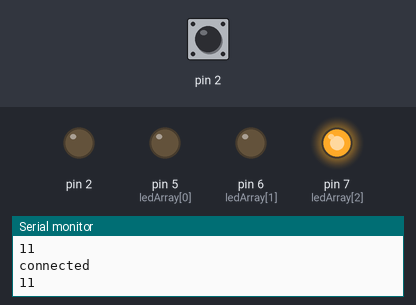
A sketch run on a simulated Arduino Uno, built with avr-gcc and run on an emulated ATmega328P. Shown: output pins drawn as LEDs (lit = HIGH), the last lines printed to the serial monitor. The test bench sets the inputs (shaded band); at power-on: pin 2 HIGH. WiFi joins after 1.5 s; servers stay silent unless stated; uploads are accepted with an empty reply.

Above: at 1.2 s.
1.3 s: pin 2 pulled LOW for 0.15 s
At 2.11 s:
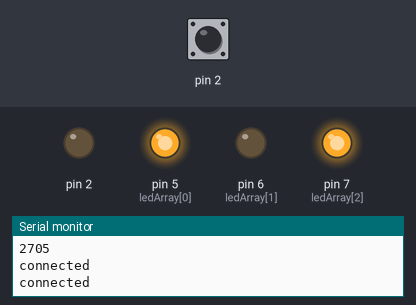
At 6.9 s:
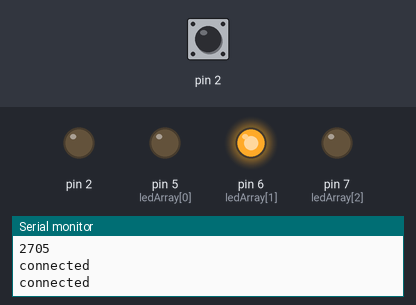
Timing chart, 0 to 21.4 s (numbered marks = the images above; inputs shaded):
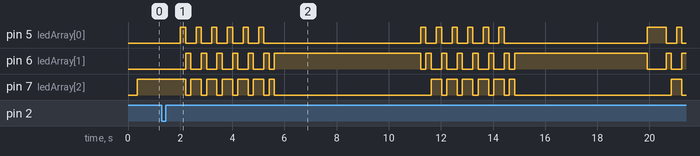

Measured:
- after the input at 1.3 s, pin 5 (ledArray[0]): LOW → HIGH after 0.71 s, → LOW 0.20 s later, → HIGH 0.40 s later, → LOW 0.20 s later, … (28 changes in this stretch); pin 6 (ledArray[1]): LOW → HIGH after 0.91 s, → LOW 0.20 s later, → HIGH 0.40 s later, → LOW 0.20 s later, … (31 changes in this stretch)

The sketch:

namaste.ino
```cpp
#include <SPI.h>
#include <Ethernet.h>


// Enter a MAC address for your controller below.
// Newer Ethernet shields have a MAC address printed on a sticker on the shield
byte mac[] = { 0xDE, 0xAD, 0xBE, 0xEF, 0xFE, 0xED };
// if you don't want to use DNS (and reduce your sketch size)
// use the numeric IP instead of the name for the server:
//IPAddress server(74,125,232,128);  // numeric IP for Google (no DNS)
char server[] = "169.254.129.244";    // name address for Google (using DNS)
// Set the static IP address to use if the DHCP fails to assign
IPAddress ip(169,254,129,243);

// Initialize the Ethernet client library
// with the IP address and port of the server
// that you want to connect to (port 80 is default for HTTP):
EthernetClient client;


int status = 0;
long init1 = 0;
boolean fatto = false;
long media = 0;
int readCount = 0;
int numeroGiochi = 0;
boolean special = false;
int proximityValue = 300; //il valore minimo per far partire fabryz con il responso
int specialGameNumber = 2; //quante giocate prima di far partire la special?
void setup() {

  initCapacitive();

  // Open serial communications and wait for port to open:
  Serial.begin(9600);

  // Inizializza scheda ethernet senza DHCP
  Ethernet.begin(mac, ip);

  // Inizializza leds
  initLeds();
}

void loop() {

  media += getCapacitive();

  if(readCount == 10){
    Serial.println(media / 10);
      if(numeroGiochi == specialGameNumber ){ //se sono alla N giocata parte special max
        special = true;
        specialFabryz();
      }
    sendNode(media / 10,special);

    if(media/10 < proximityValue){
      almostThere();
    }
    if(media / 10 > proximityValue){ // ho raggiunto la prossimità necessaria. Parte l'animazione di fabryz e dopo tot secondi si riparte
      sendNode(media / 10,special);
      special = false;
      //  Accendi i led in sequenza
      lightMultipleLeds();
      youGotIt();
      numeroGiochi++; //conto il numero di giocate, in modo che alla 3 faccio partire la special max
      startThinking();
    }
    readCount = 0;
    media = 0;
  }
  else{
    readCount++;
  }

  //  Wait every 10ms
  delay(5);
}

void startThinking(){
  delay(5000);
}

void almostThere(){
  lightYellowLed();
}
void youGotIt(){
  lightGreenLed();
}

void specialFabryz(){
  lightBlueLed();
}
```

capacitor.ino
```cpp
#include <CapacitiveSensor.h>

CapacitiveSensor cs_4_2 = CapacitiveSensor(4,2);

void initCapacitive() {
  //  turn off autocalibrate on channel 1 - just as an example
  //  a noi fa comodo che mantenga la stessa sensibilità alla vicinanza nel tempo
  cs_4_2.set_CS_AutocaL_Millis(0xFFFFFFFF);
}

long getCapacitive() {
  //  Valore in arrivo dal sensore capacitivo
  return cs_4_2.capacitiveSensor(30);
}
```

leds.ino
```cpp
long intervalValue = 200;
int currentLed = 0;
int lightCount = 5; //quanti giri devono fare i led ?

//  disposizione led:
//  5 -> blu
//  6 -> verde
//  7 -> giallo
int ledArray[] = {5, 6, 7};
int ledLength  = sizeof(ledArray);
int delayTimer = 200;

// illumina il primo led (blu)
void lightBlueLed() {
  digitalWrite(ledArray[0], HIGH);
  digitalWrite(ledArray[1], LOW);
//  digitalWrite(ledArray[2], LOW);
}

// illumina il secondo led (verde)
void lightGreenLed() {
  digitalWrite(ledArray[0], LOW);
  digitalWrite(ledArray[1], HIGH);
  digitalWrite(ledArray[2], LOW);
}

// illumina il terzo led (giallo)
void lightYellowLed() {
//  digitalWrite(ledArray[0], LOW);
  digitalWrite(ledArray[1], LOW);
  digitalWrite(ledArray[2], HIGH);
}

// inizializza i led
void initLeds() {
  for (int thisLed = 0; thisLed < ledLength; thisLed++) {
    pinMode(ledArray[thisLed], OUTPUT);
    digitalWrite(ledArray[thisLed], LOW);
  }
}

// illumina i led in sequenza
void lightMultipleLeds() {
  for(int i = 0; i <= lightCount; i++){
    lightBlueLed();
    delay(delayTimer);
    lightGreenLed();
    delay(delayTimer);
    lightYellowLed();
    delay(delayTimer);
  }
  //e dopo spengo tutto
  initLeds();
}


void lightGreenOrYellow(long value){
  if (value <= intervalValue){
    lightYellowLed();
  }else{
    lightGreenLed();
  }
}
```

node.ino
```cpp
//  effettua la chiamata GET
void sendNode(long val, boolean special) {
  if (client.connect(server, 8080)) {
      Serial.println("connected");
  } else {
    // kf you didn't get a connection to the server:
    Serial.println("connection failed");
  }
  client.print("GET /arduino?value=");
  client.print(val);
  client.print("&special=");
  client.print(special);
  client.println(" HTTP/1.0");
  client.println();
  client.stop();
  //
  while (client.available()) {
    char c = client.read();
    Serial.print(c);
  }
}
```
